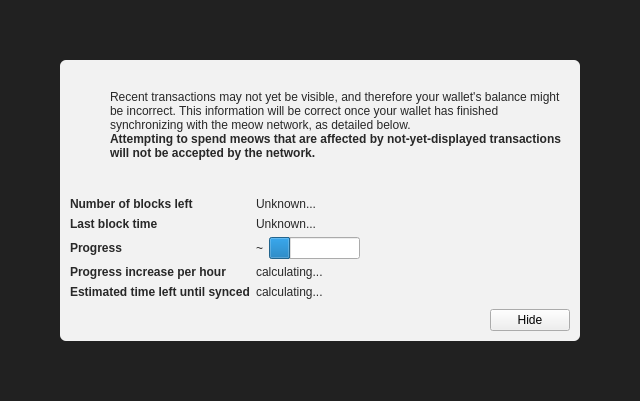
<?xml version="1.0" encoding="UTF-8"?>
<ui version="4.0">
 <class>ModalOverlay</class>
 <widget class="ModalOverlay" name="ModalOverlay">
  <property name="geometry">
   <rect>
    <x>0</x>
    <y>0</y>
    <width>640</width>
    <height>401</height>
   </rect>
  </property>
  <property name="windowTitle">
   <string>Form</string>
  </property>
  <layout class="QVBoxLayout" name="verticalLayout" stretch="0">
   <property name="sizeConstraint">
    <enum>QLayout::SetDefaultConstraint</enum>
   </property>
   <property name="leftMargin">
    <number>0</number>
   </property>
   <property name="topMargin">
    <number>0</number>
   </property>
   <property name="rightMargin">
    <number>0</number>
   </property>
   <property name="bottomMargin">
    <number>0</number>
   </property>
   <item>
    <widget class="QWidget" name="bgWidget" native="true">
     <property name="styleSheet">
      <string notr="true">#bgWidget { background: rgba(0,0,0,220); }</string>
     </property>
     <layout class="QVBoxLayout" name="verticalLayoutMain" stretch="1">
      <property name="leftMargin">
       <number>60</number>
      </property>
      <property name="topMargin">
       <number>60</number>
      </property>
      <property name="rightMargin">
       <number>60</number>
      </property>
      <property name="bottomMargin">
       <number>60</number>
      </property>
      <item>
       <widget class="QWidget" name="contentWidget" native="true">
        <property name="styleSheet">
         <string notr="true">#contentWidget { background: rgba(255,255,255,240); border-radius: 6px; }

QLabel { color: rgb(40,40,40);  }</string>
        </property>
        <layout class="QVBoxLayout" name="verticalLayoutSub" stretch="1,0,0,0">
         <property name="spacing">
          <number>0</number>
         </property>
         <property name="leftMargin">
          <number>10</number>
         </property>
         <property name="topMargin">
          <number>10</number>
         </property>
         <property name="rightMargin">
          <number>10</number>
         </property>
         <property name="bottomMargin">
          <number>10</number>
         </property>
         <item>
          <layout class="QHBoxLayout" name="horizontalLayoutIconText" stretch="0,1">
           <property name="topMargin">
            <number>20</number>
           </property>
           <item>
            <layout class="QVBoxLayout" name="verticalLayoutIcon">
             <property name="leftMargin">
              <number>0</number>
             </property>
             <item>
              <widget class="QPushButton" name="warningIcon">
               <property name="enabled">
                <bool>false</bool>
               </property>
               <property name="text">
                <string/>
               </property>
               <property name="icon">
                <iconset>
                 <normaloff>:/icons/warning</normaloff>
                 <disabledoff>:/icons/warning</disabledoff>:/icons/warning</iconset>
               </property>
               <property name="iconSize">
                <size>
                 <width>48</width>
                 <height>48</height>
                </size>
               </property>
               <property name="flat">
                <bool>true</bool>
               </property>
              </widget>
             </item>
             <item>
              <spacer name="verticalSpacerWarningIcon">
               <property name="orientation">
                <enum>Qt::Vertical</enum>
               </property>
               <property name="sizeHint" stdset="0">
                <size>
                 <width>20</width>
                 <height>40</height>
                </size>
               </property>
              </spacer>
             </item>
            </layout>
           </item>
           <item>
            <layout class="QVBoxLayout" name="verticalLayoutInfoText">
             <property name="leftMargin">
              <number>0</number>
             </property>
             <property name="topMargin">
              <number>0</number>
             </property>
             <item>
              <widget class="QLabel" name="infoText">
               <property name="text">
                <string>Recent transactions may not yet be visible, and therefore your wallet's balance might be incorrect. This information will be correct once your wallet has finished synchronizing with the meow network, as detailed below.</string>
               </property>
               <property name="textFormat">
                <enum>Qt::RichText</enum>
               </property>
               <property name="wordWrap">
                <bool>true</bool>
               </property>
              </widget>
             </item>
             <item>
              <widget class="QLabel" name="infoTextStrong">
               <property name="font">
                <font>
                 <weight>75</weight>
                 <bold>true</bold>
                </font>
               </property>
               <property name="text">
                <string>Attempting to spend meows that are affected by not-yet-displayed transactions will not be accepted by the network.</string>
               </property>
               <property name="textFormat">
                <enum>Qt::RichText</enum>
               </property>
               <property name="wordWrap">
                <bool>true</bool>
               </property>
              </widget>
             </item>
             <item>
              <spacer name="verticalSpacerInTextSpace">
               <property name="orientation">
                <enum>Qt::Vertical</enum>
               </property>
               <property name="sizeHint" stdset="0">
                <size>
                 <width>20</width>
                 <height>40</height>
                </size>
               </property>
              </spacer>
             </item>
            </layout>
           </item>
          </layout>
         </item>
         <item>
          <spacer name="verticalSpacerAfterText">
           <property name="orientation">
            <enum>Qt::Vertical</enum>
           </property>
           <property name="sizeHint" stdset="0">
            <size>
             <width>20</width>
             <height>40</height>
            </size>
           </property>
          </spacer>
         </item>
         <item>
          <layout class="QFormLayout" name="formLayout">
           <property name="fieldGrowthPolicy">
            <enum>QFormLayout::FieldsStayAtSizeHint</enum>
           </property>
           <property name="horizontalSpacing">
            <number>6</number>
           </property>
           <property name="verticalSpacing">
            <number>6</number>
           </property>
           <property name="topMargin">
            <number>10</number>
           </property>
           <item row="0" column="0">
            <widget class="QLabel" name="labelNumberOfBlocksLeft">
             <property name="font">
              <font>
               <weight>75</weight>
               <bold>true</bold>
              </font>
             </property>
             <property name="text">
              <string>Number of blocks left</string>
             </property>
            </widget>
           </item>
           <item row="0" column="1">
            <widget class="QLabel" name="numberOfBlocksLeft">
             <property name="text">
              <string>Unknown...</string>
             </property>
            </widget>
           </item>
           <item row="1" column="0">
            <widget class="QLabel" name="labelLastBlockTime">
             <property name="font">
              <font>
               <weight>75</weight>
               <bold>true</bold>
              </font>
             </property>
             <property name="text">
              <string>Last block time</string>
             </property>
            </widget>
           </item>
           <item row="1" column="1">
            <widget class="QLabel" name="newestBlockDate">
             <property name="sizePolicy">
              <sizepolicy hsizetype="Maximum" vsizetype="Preferred">
               <horstretch>0</horstretch>
               <verstretch>0</verstretch>
              </sizepolicy>
             </property>
             <property name="text">
              <string>Unknown...</string>
             </property>
            </widget>
           </item>
           <item row="2" column="0">
            <widget class="QLabel" name="labelSyncDone">
             <property name="font">
              <font>
               <weight>75</weight>
               <bold>true</bold>
              </font>
             </property>
             <property name="text">
              <string>Progress</string>
             </property>
            </widget>
           </item>
           <item row="2" column="1">
            <layout class="QHBoxLayout" name="horizontalLayoutSync" stretch="0,1">
             <item>
              <widget class="QLabel" name="percentageProgress">
               <property name="text">
                <string notr="true">~</string>
               </property>
              </widget>
             </item>
             <item>
              <widget class="QProgressBar" name="progressBar">
               <property name="value">
                <number>24</number>
               </property>
               <property name="format">
                <string/>
               </property>
              </widget>
             </item>
            </layout>
           </item>
           <item row="4" column="0">
            <widget class="QLabel" name="labelProgressIncrease">
             <property name="font">
              <font>
               <weight>75</weight>
               <bold>true</bold>
              </font>
             </property>
             <property name="text">
              <string>Progress increase per hour</string>
             </property>
            </widget>
           </item>
           <item row="4" column="1">
            <widget class="QLabel" name="progressIncreasePerH">
             <property name="text">
              <string>calculating...</string>
             </property>
            </widget>
           </item>
           <item row="5" column="0">
            <widget class="QLabel" name="labelEstimatedTimeLeft">
             <property name="font">
              <font>
               <weight>75</weight>
               <bold>true</bold>
              </font>
             </property>
             <property name="text">
              <string>Estimated time left until synced</string>
             </property>
            </widget>
           </item>
           <item row="5" column="1">
            <widget class="QLabel" name="expectedTimeLeft">
             <property name="text">
              <string>calculating...</string>
             </property>
            </widget>
           </item>
          </layout>
         </item>
         <item>
          <layout class="QHBoxLayout" name="horizontalLayoutButtons">
           <property name="leftMargin">
            <number>10</number>
           </property>
           <property name="topMargin">
            <number>10</number>
           </property>
           <item>
            <widget class="QLabel" name="versionLabel">
             <property name="text">
              <string></string>
             </property>
            </widget>
           </item>
           <item>
            <spacer name="horizontalSpacer">
             <property name="orientation">
              <enum>Qt::Horizontal</enum>
             </property>
             <property name="sizeHint" stdset="0">
              <size>
               <width>40</width>
               <height>20</height>
              </size>
             </property>
            </spacer>
           </item>
           <item>
            <widget class="QPushButton" name="closeButton">
             <property name="text">
              <string>Hide</string>
             </property>
            </widget>
           </item>
          </layout>
         </item>
        </layout>
       </widget>
      </item>
     </layout>
    </widget>
   </item>
  </layout>
 </widget>
 <customwidgets>
  <customwidget>
   <class>ModalOverlay</class>
   <extends>QWidget</extends>
   <header>modaloverlay.h</header>
   <container>1</container>
  </customwidget>
 </customwidgets>
 <resources/>
 <connections/>
</ui>
